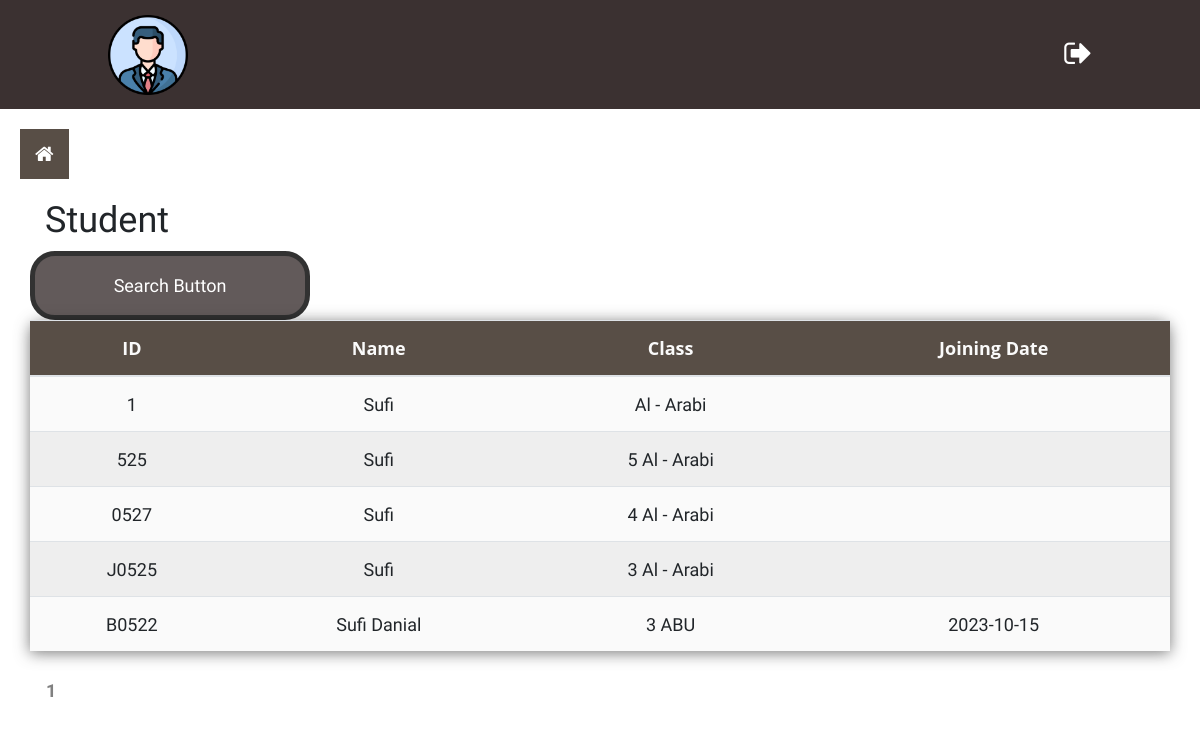
The app's page /adminView/viewStudents.php with its own data.
### tables this page shows
CREATE TABLE `tblstudent` (
  `stud_ID` varchar(25) NOT NULL,
  `stud_Name` varchar(35) NOT NULL,
  `stud_username` varchar(25) NOT NULL,
  `stud_Class` varchar(25) NOT NULL,
  `email` varchar(25) NOT NULL,
  `stud_pwd` varchar(255) NOT NULL,
  `date` date DEFAULT NULL,
  `verification_code` varchar(100) NOT NULL,
  `is_verified` tinyint(1) DEFAULT 0,
  `reset_token` varchar(25) NOT NULL,
  `book_count` int(25) NOT NULL DEFAULT 0
);

### adminView/viewStudents.php (the view, shortened to what this page needs)
<!DOCTYPE html>
<html>
<head>
  <head>
    <link rel="stylesheet" href="https://cdn.jsdelivr.net/npm/bootstrap@4.0.0/dist/css/bootstrap.min.css">
    <link rel="stylesheet" href="https://cdnjs.cloudflare.com/ajax/libs/font-awesome/4.7.0/css/font-awesome.min.css">
    <link rel="stylesheet" href="../assets/css/style.css">
  </head>
</head>
<body>
  <?php
  include "../adminHeader.php";
  include "../sidebar.php";
  include_once "../config/dbconnect.php";
  ?>
  <div id="main-content" class="container allContent-section">
    <h2>Student</h2>
    <div class="row">
      <button class="open-button-popup" onclick="openForm()">Search Button</button>
      <table class="table">
        <thead>
          <tr>
            <th class="text-center">ID</th>
            <th class="text-center">Name </th>
            <th class="text-center">Class</th>
            <th class="text-center">Joining Date</th>
          </tr>
        </thead>
        <?php
        $resultPage = 5;
        $query = "SELECT * FROM tblstudent ";
        $page = isset($_GET['page']) ? $_GET['page'] : 1;
        $start = ($page - 1) * $resultPage;
        $queryCount = "SELECT COUNT(*) as total FROM tblteachers";
        $totalResult = $conn->query($queryCount)->fetch_assoc()['total'];
        $totalPages = ceil($totalResult / $resultPage);
        $query .= " LIMIT $start, $resultPage";
        $result = $conn->query($query);
        if ($result->num_rows > 0) {
          while ($row = $result->fetch_assoc()) {
        ?>
            <tr>
              <td><?= $row["stud_ID"] ?></td>
              <td><?= $row["stud_Name"] ?></td>
              <td><?= $row["stud_Class"] ?></td>
              <td><?= $row["date"] ?></td>
            </tr>
          <?php
          }
        } else {
          ?>
          <tr>
            <td colspan="5">No Record Found</td>
          </tr>
        <?php
        }
        ?>
      </table>
      <?php
      echo '<div class="pagination mb-5">';
      for (
        $i = 1;
        $i <= $totalPages;
        $i++
      ) {
        if (
          $i == $page
        ) {
          echo "<span>$i</span>";
        } else {
          echo "<a href='?page=$i'>$i</a>";
        }
      }
      echo '</div>';
      ?>
    </div>
  </div>
</body>
</html>

### assets/css/style.css (style rules this page uses)
* { margin: 0; padding: 0; font-family: 'Work Sans', sans-serif; font-size: 18px; }
table { width: 100%; border-collapse: collapse; border-spacing: 0; box-shadow: 0 2px 15px rgba(64, 64, 64, .7); border-radius: 12px 12px 0 0; margin-bottom: 50px; }
td, th { padding: 10px 16px; text-align: center; }
th { background-color: #584e46; color: #fafafa; font-family: 'Open Sans', Sans-serif; font-weight: bold; }
tr { width: 100%; background-color: #fafafa; font-family: 'Montserrat', sans-serif; }
tr:nth-child(even) { background-color: #eeeeee; }
.open-button-popup { background-color: #3B3131; color: white; border: solid 5px black; border-radius: 25px; padding: 16px 20px; cursor: pointer; opacity: 0.8; width: 280px; }
.pagination span { padding:8px 16px; color:gray; font-weight:bold; }

### records on screen
tblstudent: stud_ID "1", stud_Name "Sufi", stud_Class "Al - Arabi"
tblstudent: stud_ID "525", stud_Name "Sufi", stud_Class "5 Al - Arabi"
tblstudent: stud_ID "0527", stud_Name "Sufi", stud_Class "4 Al - Arabi"
tblstudent: stud_ID "J0525", stud_Name "Sufi", stud_Class "3 Al - Arabi"
tblstudent: stud_ID "B0522", stud_Name "Sufi Danial", stud_Class "3 ABU", date "2023-10-15"
